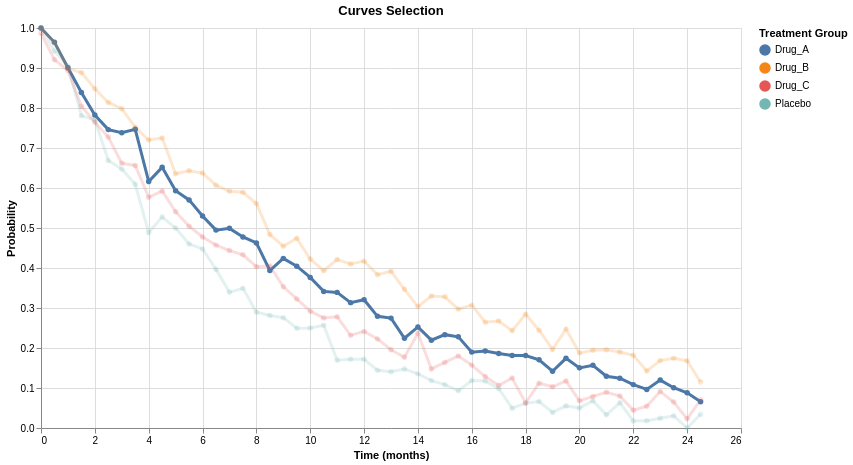

The cell this chart's notebook holds for it:
### Code cell
print("\n3. Curves with Selector")

treatments = ['Placebo', 'Drug_A', 'Drug_B', 'Drug_C']
survival_data = []
for treatment in treatments:
    times = np.arange(0, 25, 0.5)
    if treatment == 'Placebo':
        survival = np.exp(-0.15 * times) + np.random.normal(0, 0.02, len(times))
    elif treatment == 'Drug_A':
        survival = np.exp(-0.10 * times) + np.random.normal(0, 0.02, len(times))
    elif treatment == 'Drug_B':
        survival = np.exp(-0.08 * times) + np.random.normal(0, 0.02, len(times))
    else:
        survival = np.exp(-0.12 * times) + np.random.normal(0, 0.02, len(times))
    survival = np.clip(survival, 0, 1)
    
    for t, s in zip(times, survival):
        survival_data.append({'Treatment': treatment, 'Time': t, 'Survival': s})

survival_df = pd.DataFrame(survival_data)

# Dropdown selector
treatment_dropdown = alt.binding_select(options=[None] + treatments, name='Treatment: ')
treatment_select = alt.selection_point(fields=['Treatment'], bind=treatment_dropdown, value='Drug_A')

survival_plot = alt.Chart(survival_df).mark_line(size=3, point=True).encode(
    x=alt.X('Time:Q', title='Time (months)'),
    y=alt.Y('Survival:Q', title='Probability', scale=alt.Scale(domain=[0, 1])),
    color=alt.Color('Treatment:N', legend=alt.Legend(title='Treatment Group')),
    opacity=alt.condition(treatment_select, alt.value(1), alt.value(0.2)),
    tooltip=['Treatment', 'Time', alt.Tooltip('Survival:Q', format='.3f')]
).add_params(treatment_select).properties(
    width=700,
    height=400,
    title='Curves Selection'
)

display(survival_plot)

### Figure 1 — Vega-Lite specification as saved in the notebook (floating-point values rounded to 4 significant figures; data arrays with more than 128 entries replaced by an {"elided": "..."} marker saying what was removed)
{"config": {"view": {"continuousWidth": 300, "continuousHeight": 300}}, "data": {"name": "data-58cdef751c289f33f05ef2f6b5490862"}, "mark": {"type": "line", "point": true, "size": 3}, "encoding": {"color": {"field": "Treatment", "legend": {"title": "Treatment Group"}, "type": "nominal"}, "opacity": {"condition": {"param": "param_fd4e0f529cd748ba", "value": 1}, "value": 0.2}, "tooltip": [{"field": "Treatment", "type": "nominal"}, {"field": "Time", "type": "quantitative"}, {"field": "Survival", "format": ".3f", "type": "quantitative"}], "x": {"field": "Time", "title": "Time (months)", "type": "quantitative"}, "y": {"field": "Survival", "scale": {"domain": [0, 1]}, "title": "Probability", "type": "quantitative"}}, "height": 400, "params": [{"name": "param_fd4e0f529cd748ba", "select": {"type": "point", "fields": ["Treatment"]}, "bind": {"input": "select", "options": [null, "Placebo", "Drug_A", "Drug_B", "Drug_C"], "name": "Treatment: "}, "value": "Drug_A"}], "title": "Curves Selection", "width": 700, "$schema": "https://vega.github.io/schema/vega-lite/v6.1.0.json", "datasets": {"data-58cdef751c289f33f05ef2f6b5490862": {"elided": "200 records"}}}
